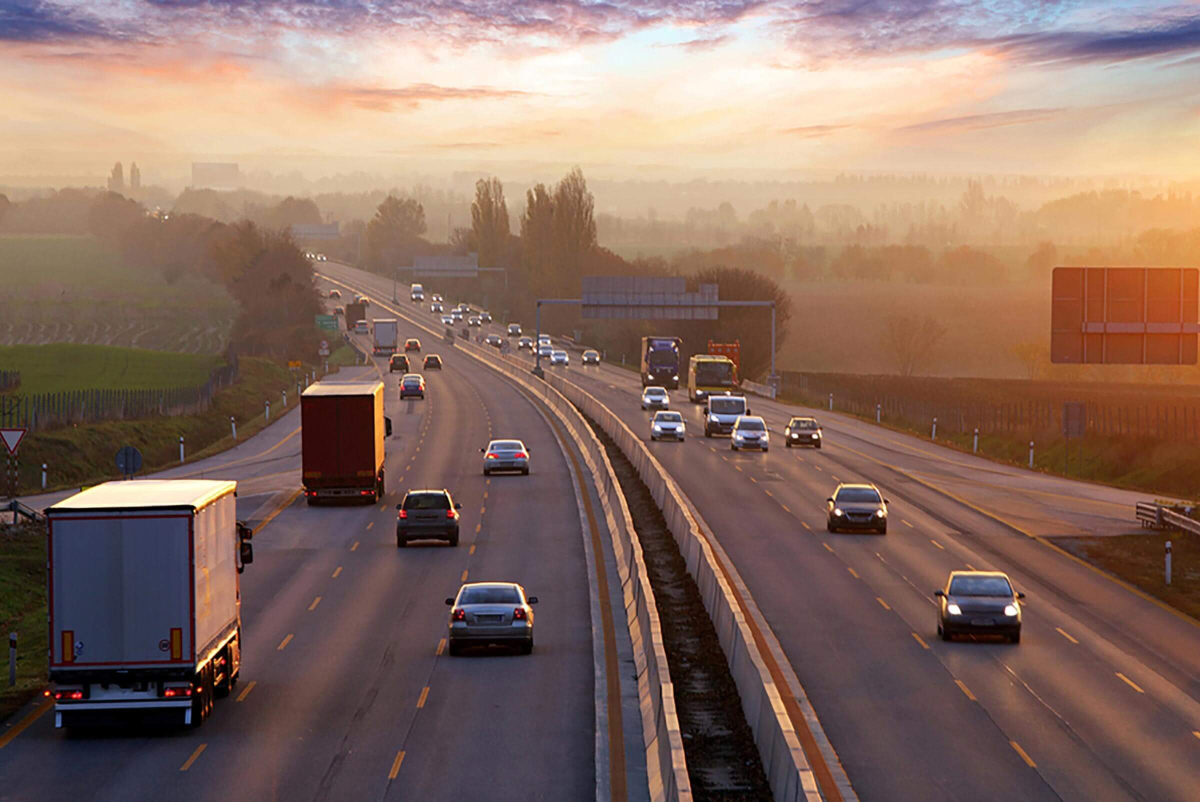
#> input picture images/road.jpg, 2400 x 1603 px (shown at 1/2 size)
$ jupyter execute --allow-errors Introduction2OpenCV.ipynb   (shell and % lines are left out)
#> lines starting #> are read from the running program, lines starting #| are printed output that depends on the picture
## OpenCV Tutorials from Basics to Advanced

Original Tutorials: [GeeksforGeeks](https://www.geeksforgeeks.org/opencv-python-tutorial/?ref=lbp) - Rememmber to use Incognito Browser

[cell 1]
# Import everything - If you run this on colab notebook, please install
# all the libraries below :D
import cv2 as cv
import numpy as np
import matplotlib.pyplot as plt
from PIL import Image

<hr>

### Reading an image

[cell 2]
image = cv.imread('images/road.jpg')
#> image is the input picture: shape (1603, 2400, 3); mean B, G, R 98.4, 109.4, 136.3

# Extracting the height, width and channels of an image
h, w, c = image.shape
#> h = 1603; w = 2400; c = 3

print(f"Hieght = {h}, Width = {w}, Channels = {c}")
#| Hieght = 1603, Width = 2400, Channels = 3

[cell 3]
plt.imshow(cv.cvtColor(image, cv.COLOR_BGR2RGB))
plt.axis('off');

<hr>

### Extracting the RGB values of a pixel

Now we will focus on extracting the RGB values of an individual pixel.
Note – OpenCV arranges the channels in **BGR order**. So the 0th value will correspond to Blue pixel and not Red.

[cell 4]
# Extracting RGB values.
# Here we have randomly chosen a pixel
# by passing in 100, 100 for height and width.
(B, G, R) = image[100, 100]
#> B = 165; G = 172; R = 211

# Displaying the pixel values
print("R = {}, G = {}, B = {}".format(R, G, B))
#| R = 211, G = 172, B = 165

# We can also pass the channel to extract
# the value for a specific channel
B = image[100, 100, 0]
print("B = {}".format(B))
#| B = 165

<hr>

### Extracting the Region of Interest (RoI)

[cell 5]
# We will calculate the region of interest
# by slicing the pixels of the image
roi = image[100 : 500, 200 : 700]
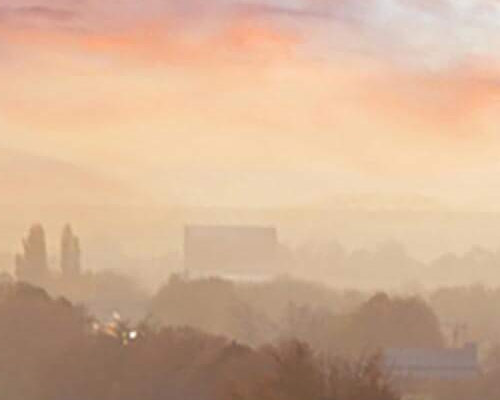
#> roi: shape (400, 500, 3); mean B, G, R 148.2, 176.2, 210.7
roi = cv.cvtColor(roi, cv.COLOR_BGR2RGB)

plt.imshow(roi)
plt.show()

<hr>

### Resizing the image

[cell 6]
# resize() function takes 2 parameters,
# the image and the dimensions
resize = cv.resize(image, (800, 800))
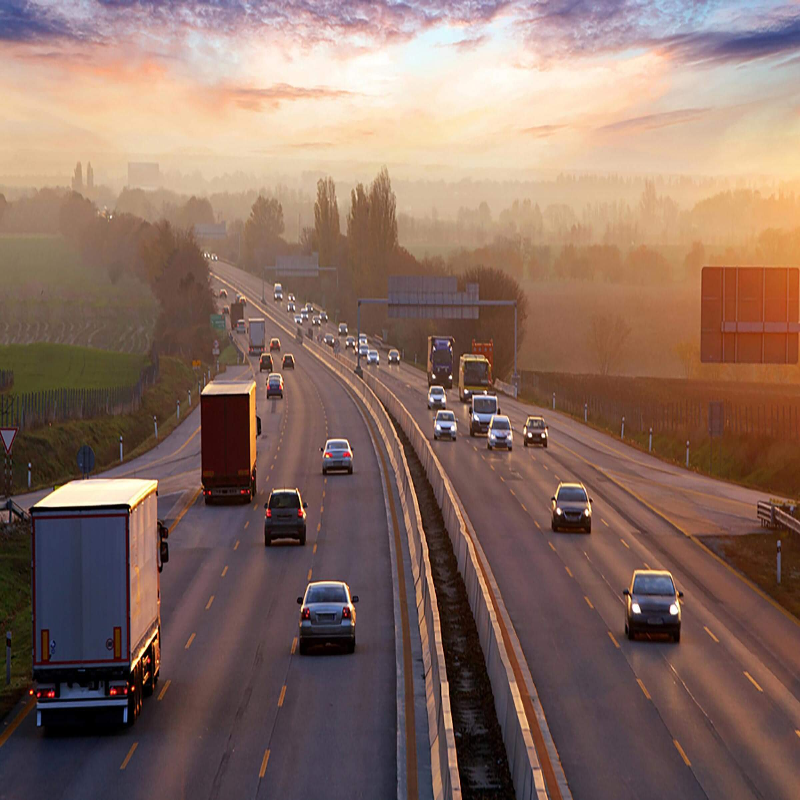
#> resize: shape (800, 800, 3); mean B, G, R 98.3, 109.3, 136.2
resize = cv.cvtColor(resize, cv.COLOR_BGR2RGB)

figure = plt.subplots(figsize=(5, 5))
plt.imshow(resize)
plt.axis('off');

The problem with this approach is that the aspect ratio of the image is not maintained. So we need to do some extra work in order to maintain a proper aspect ratio.

[cell 7]
# Calculating the ratio
ratio = 800 / w
#> ratio = 0.333

# Creating a tuple containing width and height
dim = (800, int(h * ratio))
#> dim = (800, 534)

# Resizing the image
resize_aspect = cv.resize(image, dim)
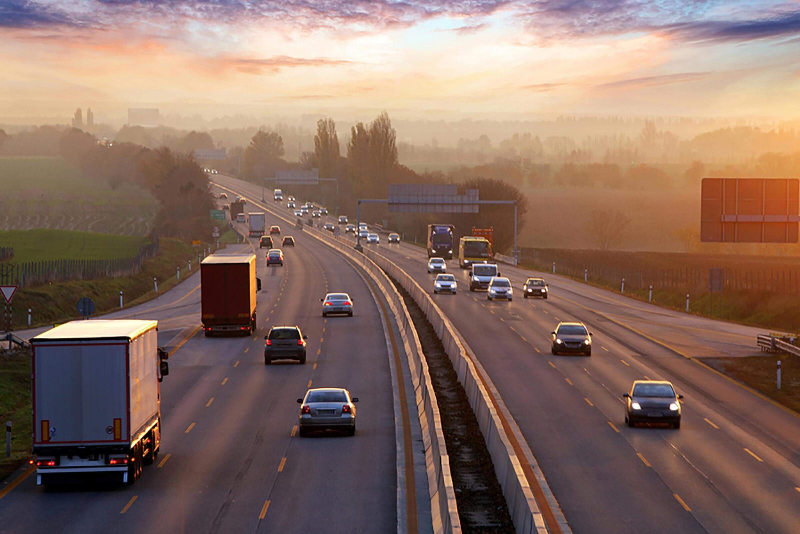
#> resize_aspect: shape (534, 800, 3); mean B, G, R 98.3, 109.3, 136.2

plt.imshow(resize_aspect);

<hr>

### Rotating the image

[cell 8]
# Calculating the center of the image
center = (w // 2, h // 2)
#> center = (1200, 801)

# Generating a rotation matrix
matrix = cv.getRotationMatrix2D(center, -45, 1.0)

# Performing the affine transformation
rotated = cv.warpAffine(image, matrix, (w, h))
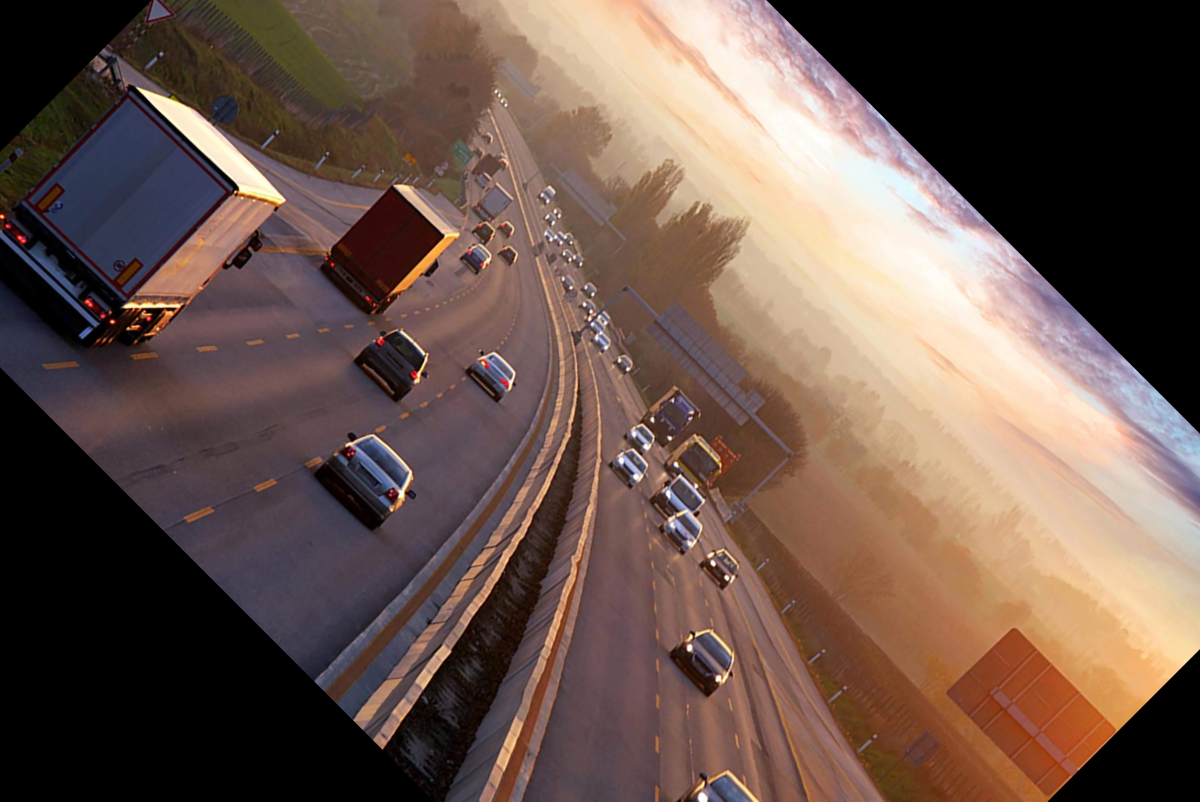
#> rotated: shape (1603, 2400, 3) (shown at 1/2 size); mean B, G, R 75.8, 84.7, 105.7

plt.axis('off')
plt.imshow(rotated);

There are a lot of steps involved in rotating an image. So, let me explain each of them in detail.

The 2 main functions used here are:
* **getRotationMatrix2D()** - It takes 3 arguments:
    * center – The center coordinates of the image
    * Angle – The angle (in degrees) by which the image should be rotated
    * Scale – The scaling factor

> It returns a 2*3 matrix consisting of values derived from alpha and beta
>> `alpha = scale * cos(angle)`
`beta = scale * sine(angle)`

* **warpAffine()** - The function warpAffine transforms the source image using the rotation matrix:

> `dst(x, y) = src(M11X + M12Y + M13, M21X + M22Y + M23)`

> Here M is the rotation matrix, described above.
It calculates new x, y co-ordinates of the image and transforms it.

<hr>

### Drawing a Rectangle
It is an in-place operation.

[cell 9]
# We are copying the original image,
# as it is an in-place operation.
output = image.copy()

# Using the rectangle() function to create a rectangle.
rectangle = cv.rectangle(output, (1500, 900),
						(600, 400), (255, 0, 0), 2)

rectangle = cv.cvtColor(rectangle, cv.COLOR_BGR2RGB)

plt.imshow(rectangle);

**cv.rectangle()** takes in 5 arguments:
* Image
* Top-left corner coordinates
* Bottom-right corner coordinates
* Color of rectangle (in BGR format)
* Thichness of line

<hr>

### Displaying text
It is also an in-place operation

[cell 10]
# Copying the original image
output = image.copy()

# Adding the text using putText() function
text = cv.putText(output, 'OpenCV Demo', (500, 550),
				cv.FONT_HERSHEY_SIMPLEX, 4, (255, 255, 255), 2)

plt.imshow(cv.cvtColor(output, cv.COLOR_BGR2RGB));
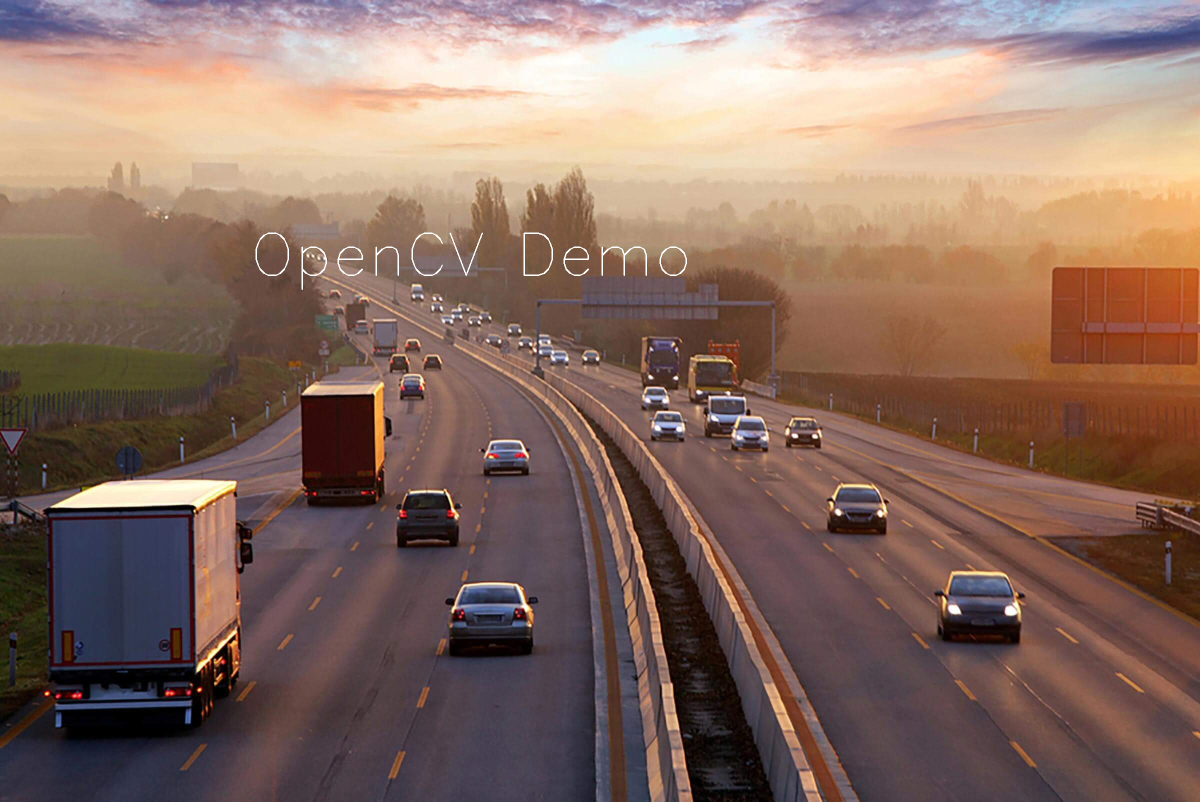
#> shown: shape (1603, 2400, 3) (shown at 1/2 size); mean R, G, B 136.5, 109.6, 98.6

<hr>

## Arithmetic Operations on Images

<hr>

### Part 1 - Addition and Substraction

Arithmetic Operations like Addition, Subtraction, and Bitwise Operations(AND, OR, NOT, XOR) can be applied to the input images. These operations can be helpful in enhancing the properties of the input images. The Image arithmetics are important for analyzing the input image properties. The operated images can be further used as an enhanced input image, and many more operations can be applied for clarifying, thresholding, dilating etc of the image.

**1. Addtion of Image** - We can add 2 images by using function `cv.add()`. This directly adds up image pixels in the two images.
> Syntax: `cv.add(img1, img2)` (not recommended)

But adding the pixels is not an ideal situation. So, we use `cv2.addweighted()`. Remember, both images should be of equal size and depth.

> Syntax: `cv.addWeighted(img1, wt1, img2, wt2, gammaValue)`

* **img1**: First Input Image array(Single-channel, 8-bit or floating-point)
* **wt1**: Weight of the first input image elements to be applied to the final image
* **img2**: Second Input Image array(Single-channel, 8-bit or floating-point)
* **wt2**: Weight of the second input image elements to be applied to the final image
* **gammaValue**: Measurement of light

[cell 11]
# Python programe to illustrate
# arithmetic operation of
# addition of two images

# path to input images are specified and
# images are loaded with imread command
image1 = cv.imread('images/ruins.jpg')
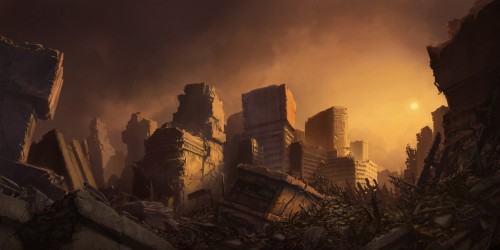
#> input picture images/ruins.jpg, 500 x 250 px
#> image1 is the input picture: shape (250, 500, 3); mean B, G, R 34.8, 52.4, 81
image2 = cv.imread('images/nebula.jpg')
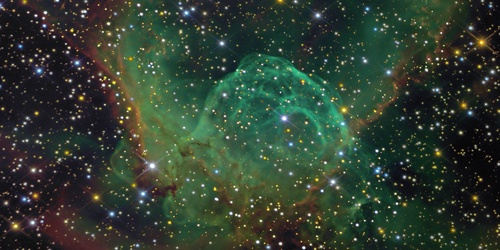
#> input picture images/nebula.jpg, 500 x 250 px
#> image2 is the input picture: shape (250, 500, 3); mean B, G, R 49.4, 62.5, 48.9

# cv2.addWeighted is applied over the
# image inputs with applied parameters
weightedSum = cv.addWeighted(image1, 0.5, image2, 0.4, 0)
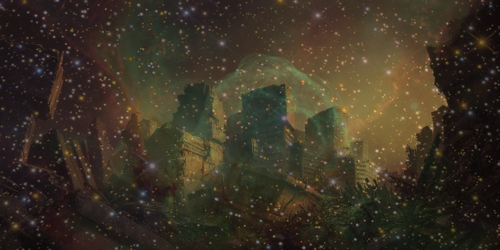
#> weightedSum: shape (250, 500, 3); mean B, G, R 37.2, 51.2, 60

# the window showing output image
# with the weighted sum

# cv.imshow('Weighted Image', weightedSum)

# # De-allocate any associated memory usage
# cv.waitKey(0)
# cv.destroyAllWindows()
